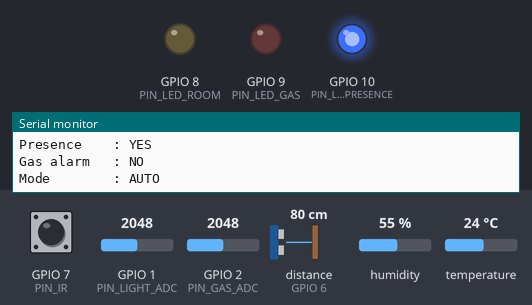
This sketch was run on a simulated ESP32-S3. Shown: output pins drawn as LEDs (lit = HIGH), the last lines printed to the serial monitor. Wiring (from diagram.json): ultrasonic range finder: trigger GPIO 5; echo GPIO 6. Dashed ring = blinking. The test bench sets the inputs (shaded band); at power-on: GPIO 2 (PIN_GAS_ADC) = 2048, distance to the obstacle (sensor on GPIO 6) 80 cm, GPIO 7 (PIN_IR) HIGH, GPIO 1 (PIN_LIGHT_ADC) = 2048, humidity 55 %, temperature 24 °C (analog values on the 0–4095 scale). The echo pulse lasts 58.3 µs per cm; WiFi joins after 1.5 s; servers stay silent unless stated; pins used as bus, display or sensor lines are not drawn.

Above: at 3.0 s.
3.1 s: GPIO 2 (PIN_GAS_ADC) set to 2241
5.0 s: GPIO 2 (PIN_GAS_ADC) set to 2370
At 5.98 s:
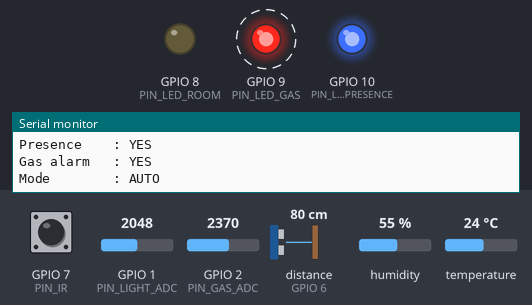
9.1 s: distance to the obstacle (sensor on GPIO 6) set to 114 cm
12.6 s: distance to the obstacle (sensor on GPIO 6) set to 122 cm
At 13.98 s:
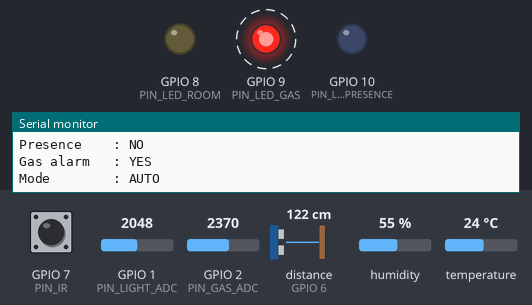
21.3 s: GPIO 7 (PIN_IR) driven LOW
At 22.0 s:
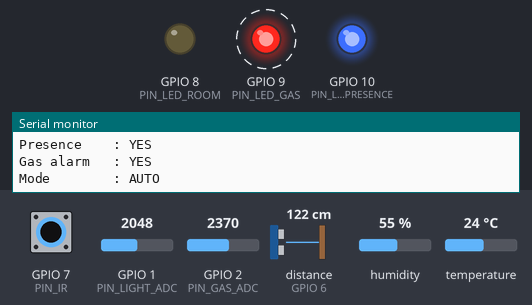
Timing chart, 0 to 25.8 s (numbered marks = the images above; inputs shaded):
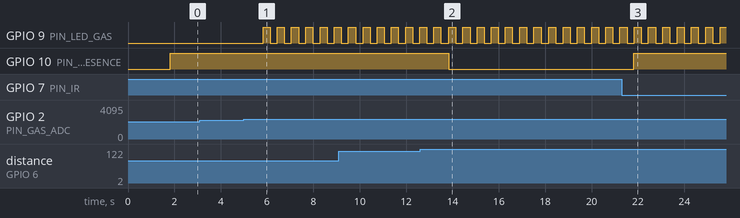

The sketch:

smart_room_blynk_.ino
```cpp
/*
  SMART ROOM IoT - ESP32-S3 + BLYNK (Wokwi / thiet bi that)
  Cam bien : HC-SR04, DHT22, LDR, MQ-2, IR (nut nhan trong Wokwi)
  LED      : vang = den phong, do = bao gas, xanh duong = co nguoi

  BLYNK DATASTREAMS (tao trong Blynk Console):
    V0  Distance      (Double, cm)
    V1  Temperature   (Double, C)
    V2  Humidity      (Double, %)
    V3  Light ADC     (Integer, 0-4095)
    V4  Gas ADC       (Integer, 0-4095)
    V5  Presence      (Integer 0/1)
    V6  Room LED      (Integer 0/1)
    V7  Gas alarm     (Integer 0/1)
    V8  Manual LED    (Integer 0/1)  <- Switch tu dashboard
    V9  Auto mode     (Integer 0/1)  <- Switch tu dashboard
  EVENT (tuy chon): gas_alert  (Blynk Console > Events)

  LUU Y PHAN CUNG THAT: ESP32-S3 KHONG chiu 5V. Dung chia ap cho
  chan ECHO (HC-SR04) va AO (MQ-2). Gia tri MQ-2 chi la tuong doi, khong phai ppm.
*/

// ====== THONG TIN BLYNK (thay bang cua ban) ======
#define BLYNK_TEMPLATE_ID "TMPL6CPppQDPZ"
#define BLYNK_TEMPLATE_NAME "Smart Room IoT"
#define BLYNK_AUTH_TOKEN "KkzfHA0_FcY3b6NvawqQjme_pUJOCh_8"
#define BLYNK_PRINT Serial

#include <WiFi.h>
#include <BlynkSimpleEsp32.h>
#include <DHT.h>

// Wokwi dung WiFi ao: SSID "Wokwi-GUEST", khong mat khau
const char* WIFI_SSID = "Wokwi-GUEST";
const char* WIFI_PASS = "";

// ====== CHAN KET NOI (ESP32-S3 DevKitC-1) ======
const int PIN_LED_ROOM     = 8;
const int PIN_LED_GAS      = 9;
const int PIN_LED_PRESENCE = 10;
const int PIN_DHT          = 4;
const int PIN_TRIG         = 5;
const int PIN_ECHO         = 6;
const int PIN_IR           = 7;   // active-low
const int PIN_LIGHT_ADC    = 1;
const int PIN_GAS_ADC      = 2;

// ====== NGUONG (hieu chuan lai voi cam bien that) ======
const int   LIGHT_DARK_THRESHOLD = 2200;   // LDR > nguong = toi
const int   GAS_ALARM_THRESHOLD  = 2300;   // MQ-2 raw
const float PRESENCE_DISTANCE_CM = 120.0;
const bool  IR_ACTIVE_LOW        = true;
const unsigned long GAS_NOTIFY_INTERVAL_MS = 60000UL; // toi da 1 thong bao/phut

DHT dht(PIN_DHT, DHT22);
BlynkTimer timer;

float temperatureC = NAN, humidityPct = NAN, distanceCm = -1.0;
int   lightRaw = 0, gasRaw = 0;
bool  irDetected = false, personDetected = false, gasAlarm = false;
bool  roomLedOn = false, autoMode = true, manualLed = false, gasLedState = false;
unsigned long lastBlinkMs = 0, lastNotifyMs = 0;

// ---------- DOC CAM BIEN ----------
float readDistanceCm() {
  digitalWrite(PIN_TRIG, LOW);  delayMicroseconds(3);
  digitalWrite(PIN_TRIG, HIGH); delayMicroseconds(10);
  digitalWrite(PIN_TRIG, LOW);
  unsigned long duration = pulseIn(PIN_ECHO, HIGH, 30000UL);
  if (duration == 0) return -1.0;
  return duration / 58.0;
}

void readSensors() {
  float t = dht.readTemperature();
  float h = dht.readHumidity();
  if (!isnan(t) && !isnan(h)) {
    temperatureC = t;
    humidityPct  = h;
  }

  distanceCm = readDistanceCm();
  lightRaw   = analogRead(PIN_LIGHT_ADC);
  gasRaw     = analogRead(PIN_GAS_ADC);

  int ir = digitalRead(PIN_IR);
  irDetected = IR_ACTIVE_LOW ? (ir == LOW) : (ir == HIGH);
  bool ultrasonic = (distanceCm >= 2.0 && distanceCm <= PRESENCE_DISTANCE_CM);
  personDetected = irDetected || ultrasonic;
  gasAlarm = (gasRaw >= GAS_ALARM_THRESHOLD);

  Serial.println("\n--- SMART ROOM SENSOR DATA ---");
  Serial.printf("Temperature : %.1f C\n", temperatureC);
  Serial.printf("Humidity    : %.1f %%\n", humidityPct);
  if (distanceCm < 0) Serial.println("Distance    : No echo");
  else Serial.printf("Distance    : %.1f cm\n", distanceCm);
  Serial.printf("Light ADC   : %d\n", lightRaw);
  Serial.printf("Gas ADC     : %d (raw, not ppm)\n", gasRaw);
  Serial.printf("Presence    : %s\n", personDetected ? "YES" : "NO");
  Serial.printf("Gas alarm   : %s\n", gasAlarm ? "YES" : "NO");
  Serial.printf("Mode        : %s\n", autoMode ? "AUTO" : "MANUAL");
}

// ---------- DIEU KHIEN LED ----------
void setRoomLed(bool state) {
  if (roomLedOn != state) {
    roomLedOn = state;
    digitalWrite(PIN_LED_ROOM, roomLedOn ? HIGH : LOW);
  }
}

void updateLedLogic() {
  const unsigned long now = millis();

  digitalWrite(PIN_LED_PRESENCE, personDetected ? HIGH : LOW);

  // Bao gas co uu tien cao nhat
  if (gasAlarm) {
    setRoomLed(false);
    if (now - lastBlinkMs >= 300UL) {
      lastBlinkMs = now;
      gasLedState = !gasLedState;
    }
    digitalWrite(PIN_LED_GAS, gasLedState ? HIGH : LOW);
    return;
  }

  gasLedState = false;
  digitalWrite(PIN_LED_GAS, LOW);

  if (autoMode) {
    bool isDark = (lightRaw > LIGHT_DARK_THRESHOLD);
    setRoomLed(personDetected && isDark);
  } else {
    setRoomLed(manualLed);
  }
}

// ---------- BLYNK ----------
BLYNK_WRITE(V8) { manualLed = (param.asInt() == 1); }
BLYNK_WRITE(V9) { autoMode  = (param.asInt() == 1); }

BLYNK_CONNECTED() {
  Blynk.syncVirtual(V8, V9);
  Serial.println("Blynk connected.");
}

void publishDashboard() {
  if (!Blynk.connected()) return;
  Blynk.virtualWrite(V0, distanceCm < 0 ? 0 : distanceCm);
  if (!isnan(temperatureC)) Blynk.virtualWrite(V1, temperatureC);
  if (!isnan(humidityPct))  Blynk.virtualWrite(V2, humidityPct);
  Blynk.virtualWrite(V3, lightRaw);
  Blynk.virtualWrite(V4, gasRaw);
  Blynk.virtualWrite(V5, personDetected ? 1 : 0);
  Blynk.virtualWrite(V6, roomLedOn ? 1 : 0);
  Blynk.virtualWrite(V7, gasAlarm ? 1 : 0);

  // Gui canh bao day ve dien thoai (gioi han tan suat)
  if (gasAlarm && (millis() - lastNotifyMs >= GAS_NOTIFY_INTERVAL_MS || lastNotifyMs == 0)) {
    lastNotifyMs = millis();
    Blynk.logEvent("gas_alert", "Phat hien khi gas/khoi trong phong!");
  }
}

// ---------- SETUP / LOOP ----------
void setup() {
  Serial.begin(115200);

  pinMode(PIN_LED_ROOM, OUTPUT);
  pinMode(PIN_LED_GAS, OUTPUT);
  pinMode(PIN_LED_PRESENCE, OUTPUT);
  digitalWrite(PIN_LED_ROOM, LOW);
  digitalWrite(PIN_LED_GAS, LOW);
  digitalWrite(PIN_LED_PRESENCE, LOW);

  pinMode(PIN_TRIG, OUTPUT);
  pinMode(PIN_ECHO, INPUT);
  pinMode(PIN_IR, INPUT_PULLUP);
  analogReadResolution(12);
  dht.begin();

  Serial.println("Smart Room IoT (Blynk) starting...");
  Blynk.begin(BLYNK_AUTH_TOKEN, WIFI_SSID, WIFI_PASS);

  timer.setInterval(2000L, readSensors);
  timer.setInterval(2200L, publishDashboard);
  readSensors();
}

void loop() {
  Blynk.run();
  timer.run();
  updateLedLogic();
  delay(10);
}
```

Measured:
- the behaviour switches between 2299 and 2300 on GPIO 2 (PIN_GAS_ADC) (found by bisection; images 0 and 1)
- the behaviour switches between 119 and 120 cm on distance to the obstacle (sensor on GPIO 6) (found by bisection; images 1 and 2)
- after the input at 5.0 s, GPIO 9 (PIN_LED_GAS): alternates HIGH for 0.31 s and LOW for 0.31 s, starting after 0.83 s
- after the input at 12.6 s, GPIO 10 (PIN_LED_PRESENCE): HIGH → LOW after 1.2 s
- after the input at 21.3 s, GPIO 10 (PIN_LED_PRESENCE): LOW → HIGH after 0.53 s
